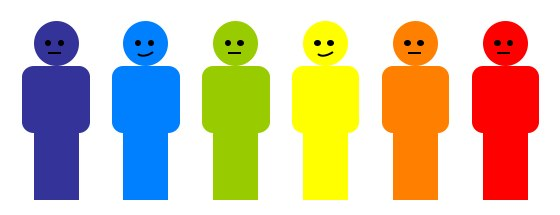
#> input picture images/assignment4/seg1.jpg, 560 x 215 px
$ python meanShift-test.py   (older library calls are emulated)
#> lines starting #> are read from the running program, lines starting #| are printed output that depends on the picture
### scripts/hisMeanShift.py
import numpy as np
from matplotlib import pyplot as plt

"""
An implementation to the mean-shift segmentation on LUV image
"""

class meanShiftSeg:

    def __init__(self, image, windowSize):
        self.image = np.array( image, copy = True )
        assert (self.image.shape[2] == 3), "The Image must be of three channels LUV "
        self.windowSize = 2**windowSize
        print "Window size : " , self.windowSize
        self.segmentedImage = np.array( image, copy = True )
        ## The LUV is 256X3 , so the color space to be clustered is 256X256
        self.colorSpace = np.zeros( (256,256) )
        self.numofClusters = np.int(256/self.windowSize)**2
        print "# of clusters : ", self.numofClusters
        self.clustersUV = np.zeros( shape=(self.numofClusters, 2) )
        # print self.numofClusters, self.windowSize,256/self.windowSize


    def __makeColorDataSpace__(self):
        """
        This function populate the color-space to be clustered
        :return:
        """

        # compU = np.ndarray.flatten( self.image[:,:,1] )
        # compV = np.ndarray.flatten( self.image[:,:,2] )
        compU = np.reshape( self.image[:,:,1], (-1,1) )
        compV = np.reshape( self.image[:,:,2], (-1,1) )
        compUV = np.transpose(np.array((compU[:,0],compV[:,0])))
        # print compU.shape, compV.shape, compUV.shape
        # self.colorSpace[ compU,compV ] = 1
        for u,v in compUV :
                # print (u, v)
                self.colorSpace[ u,v ] += 1

        # [5 lines of commented-out code are left out]
    def applyMeanShift(self):
        """
        Apply the mean-shift to the color-space, then classify the image U-V components
        :return: segmented image
        """
        # return self.image
        print "Apply shift .... "
        self.__makeColorDataSpace__()
        wSize = self.windowSize
        # halfWSize = self.windowSize/2
        numOfWindPerDim = np.int(np.sqrt( self.numofClusters ))
        clustersTemp = []
        for itrRow in range( numOfWindPerDim ):
            for itrCol in range( numOfWindPerDim ):
                cntrRow, cntrCol = self.__windowIterator__( itrRow*wSize,itrCol*wSize )
                # print itrRow*wSize,itrCol*wSize
                clustersTemp.append( (cntrRow, cntrCol) )

        self.clustersUV = np.array( clustersTemp )
        print " Clusters formed "
        print "Clusters Centers : "
        print self.clustersUV
        self.__classifyColors__()

        return self.segmentedImage


    def __windowIterator__(self, row, col):
        """
        This function iterate in the given window indices, to find its center of mass
        :param row:
        :param col:
        :return:
        """
        # print " Iterrating to find mean value"
        wSize = self.windowSize
        hWSize = wSize/2
        prevRow = 0
        prevCol = 0
        # print row,":",row+wSize,col,":",col+wSize
        window = self.colorSpace[ row:row+wSize,col:col+wSize ]
        # print window.shape
        newRow, newCol = self.__findCntrMass__( window )
        numOfIter = 0
        while( prevRow != newRow-hWSize and prevCol != newCol-hWSize ):
            if( numOfIter > np.sqrt(self.numofClusters) ):
                break
            # print prevRow, prevCol
            # print newRow, newCol
            prevRow = newCol-hWSize
            prevCol = newCol-hWSize
            # print numOfIter
            # print prevRow+row,":",prevRow+row+wSize," ", prevCol+col,":", prevCol+col+wSize
            nxtRow = (prevRow+row)%(256-wSize)
            nxtCol = (prevCol+col)%(256-wSize)
            window = self.colorSpace[ nxtRow:nxtRow+wSize,nxtCol:nxtCol+wSize ]
            newRow, newCol = self.__findCntrMass__( window )
            numOfIter += 1
        return row + newRow, col + newCol

    # [20 lines left out: function __classifyColors__, not called in this run]
                    # self.segmentedImage[row,col,0] = self.image[row,col,0]


    def __findCntrMass__(self, window):
        """
        Calculate the window's center of mass
        :param window:
        :return:
        """
        # print window.shape
        # exit(130)
        # assert window.shape[0] == 0, 'Window of empty'
        momntIdx = range( self.windowSize )
        nonZeroIdx = np.transpose(np.nonzero( window ))
        totalMass = np.max(np.cumsum( window ))
        if (totalMass == 0):
            return self.windowSize/2 , self.windowSize/2
        if ( totalMass > 0 ):
            #Moment around column #0 ( around the x-axis )
            momentCol = np.max(np.cumsum(window.cumsum( axis=0 )[self.windowSize-1]*momntIdx))
            cntrCol = np.round(1.0*momentCol/totalMass)
            #Moment around row #0 ( around the y-axis )
            momentRow = np.max(np.cumsum(window.cumsum( axis=1 )[:,self.windowSize-1]*momntIdx))
            cntrRow = np.round(1.0*momentRow/totalMass)

            return cntrRow, cntrCol
    # [10 lines left out: function __findEclidDist__, not called in this run]

    def getSegmentedImage(self):
        return self.segmentedImage

### assignment4-p2/meanShift-test.py
from matplotlib import pyplot as plt
from os import listdir
from os.path import isfile , join
import numpy as np
import cv2
import sys
sys.path.append('../scripts')

from hisMeanShift import meanShiftSeg

imagePath = "../images/assignment4/seg1.jpg"

imageRGB = cv2.imread( imagePath )
#> imageRGB is the input picture: shape (215, 560, 3); mean B, G, R 170.5, 196.9, 211.3

imageLUV = cv2.cvtColor( imageRGB, cv2.COLOR_RGB2LUV )
#> imageLUV: shape (215, 560, 3); mean of channels 0, 1, 2 206.4, 96.4, 125.5

imageLUV2RGB = cv2.cvtColor( imageLUV, cv2.COLOR_LUV2RGB )
# print type(imageLUV)

meanShift = meanShiftSeg( imageRGB, 7 )
segImage = meanShift.applyMeanShift()
#> in __makeColorDataSpace__, `compUV = np.transpose(np.array((compU[:,0],compV[:,0])))`: compUV = 120400 pairs, first value 0 to 255, second value 0 to 255
#> after the loop in __makeColorDataSpace__, `for u,v in compUV :`:
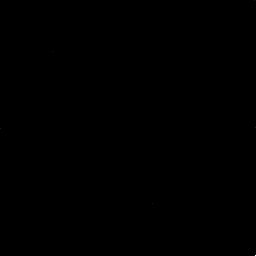
#> self.colorSpace: shape (256, 256) float64; min 0, max 52709, mean 1.8; drawn with min black and max white
#> the loop in applyMeanShift, `for itrRow in range( numOfWindPerDim ):` made 1 pass
#> (the run stopped early here; a loop or call above may not have finished)

$ run again, with images/assignment4/seg2.jpg copied over images/assignment4/seg1.jpg
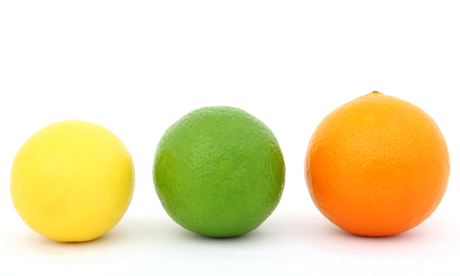
#> input picture images/assignment4/seg2.jpg, 460 x 276 px
#> imageRGB is the input picture: shape (276, 460, 3); mean B, G, R 183, 226.5, 237.5
#> imageLUV: shape (276, 460, 3); mean of channels 0, 1, 2 224.7, 85.3, 123.7
#> compUV = 126960 pairs, first value 25 to 255, second value 25 to 255
#> the loop in applyMeanShift, `for itrRow in range( numOfWindPerDim ):` made 1 pass
#> pass 1, in __windowIterator__, `window = self.colorSpace[ row:row+wSize,col:col+wSize ]`:
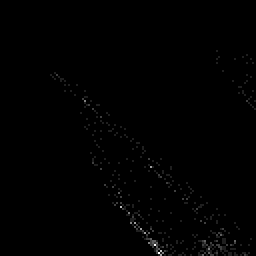
#> window: shape (128, 128) float64 (shown 2 times larger); min 0, max 8, mean 0.0372; drawn with min black and max white
